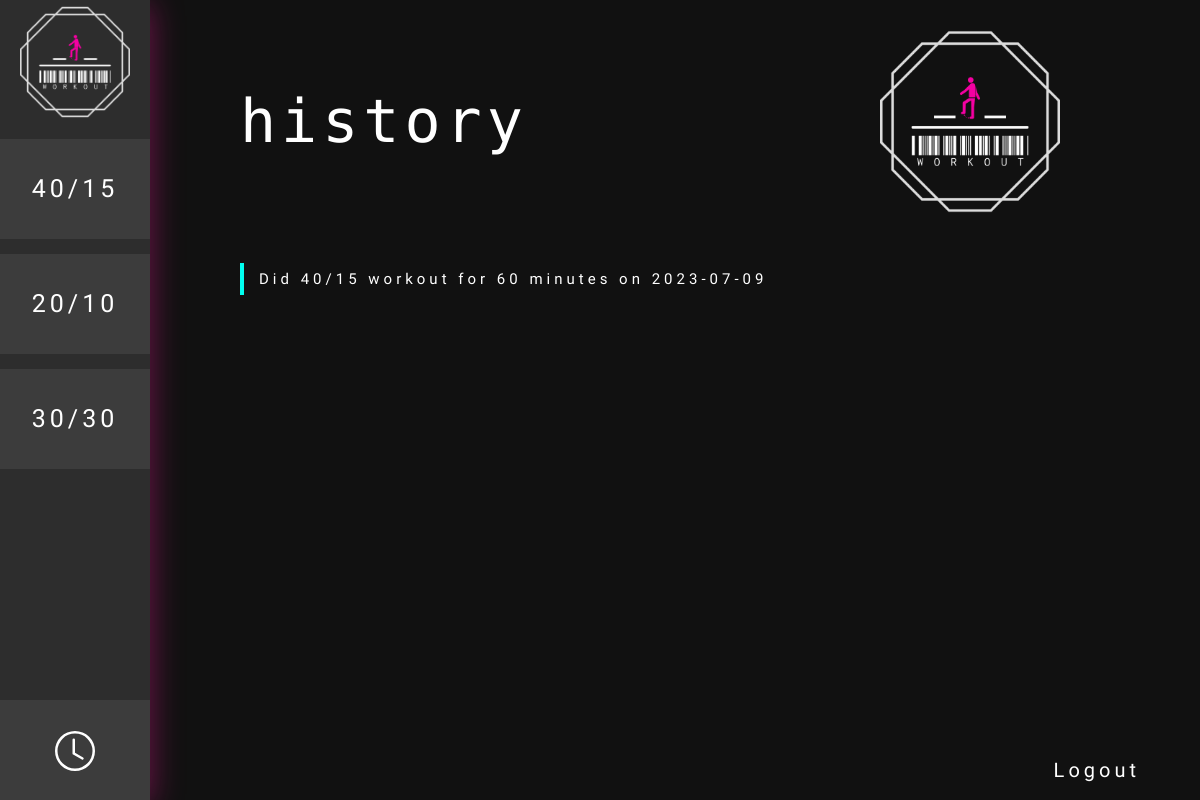
Before: /history_display (signed in) with the older database file.
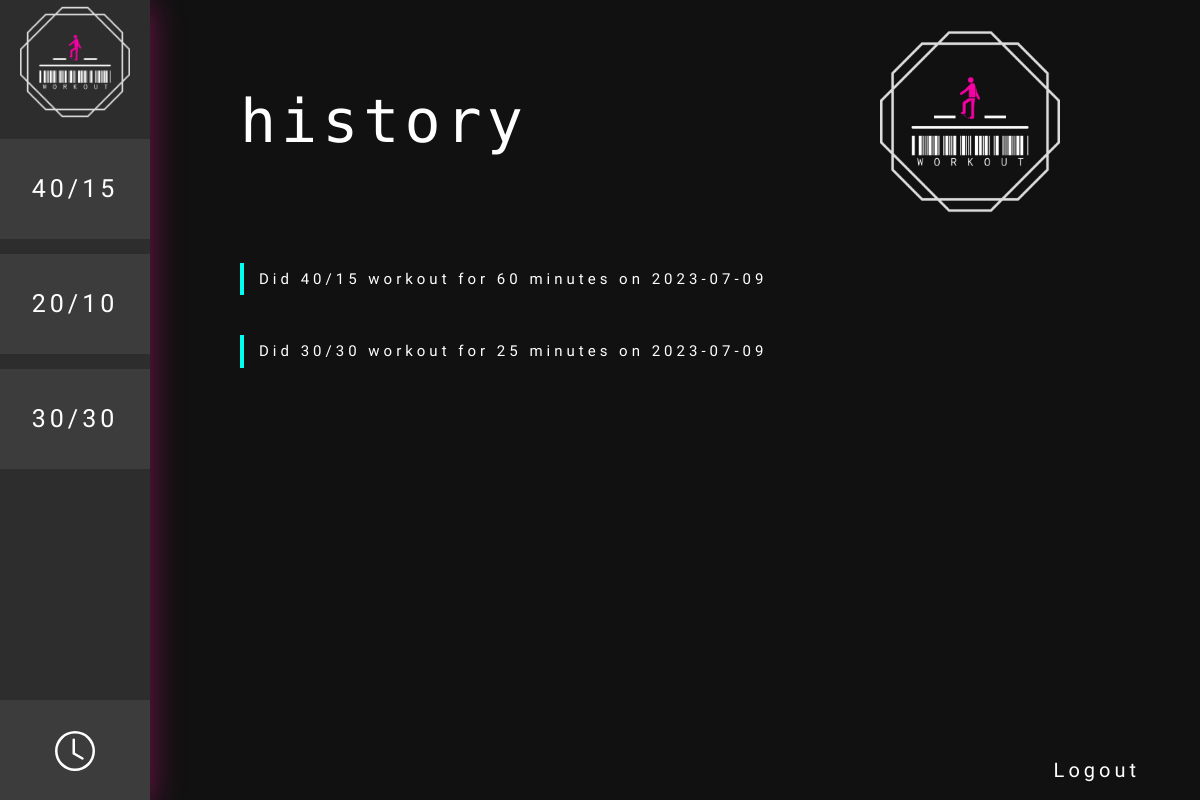
After: the same page with the newer database file.
### workout/models.py (models this page shows)
class Workout(models.Model):
    user =  models.ForeignKey(User, on_delete=models.CASCADE, related_name='history')
    date =  models.DateField(auto_now_add=True)
    workout = models.CharField(max_length=200)
    def __str__(self):
        return f"Did {self.workout} on {self.date}"

### workout/views.py (the view)
# urls.py: path("history_display", views.history_display, name="user_history"),
@login_required
def history_display(request):
    user = User.objects.get(pk= request.user.id)
    history = user.history.all()
    return render(request, 'workout/history.html', {'history':history})

### workout/templates/workout/history.html (shortened to what this page needs)
{% extends "workout/layout.html" %}
{% block heading %}
    <div class="heading"> history</div>
{% endblock %}
{% block body %}
<div class="history_div">
    {% for workout in history %}
        <div class="buttons_header">{{workout}}</div>
    {% empty %}
        <div class="buttons_header">no history yet</div>
    {% endfor %}
</div>
{% endblock %}

Changed rows visible on the page:
added Workout: workout+date "Did 30/30 workout for 25 minutes on 2023-07-09"
